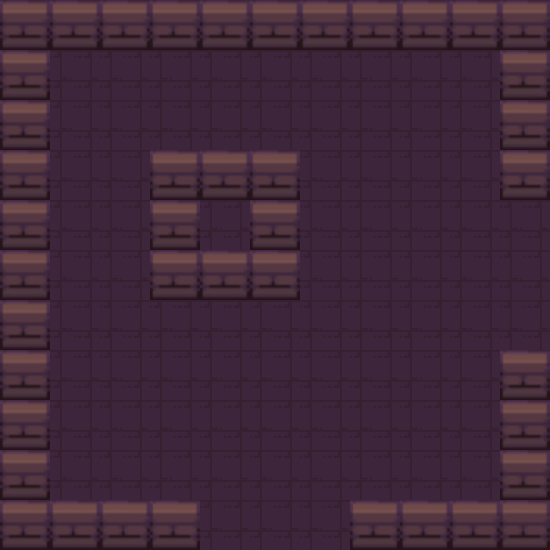

A level layout from a 2D game, rendered from its tile map. Below: a short description, then the map file with its tile-grid data intact:
An orthogonal 11x11 tile map with 50x50 px tiles, 1 tile layer (Capa de patrones 1) and 14 objects (Player, Enemy, Healing, Chest, Ending).

<map version="1.9" tiledversion="1.9.2" orientation="orthogonal" renderorder="right-down" width="11" height="11" tilewidth="50" tileheight="50" infinite="0" nextlayerid="3" nextobjectid="25">
 <tileset firstgid="1" source="dungeonTileSet1.tsx" />
 <layer id="1" name="Capa de patrones 1" width="11" height="11">
  <data encoding="csv">
1,1,1,1,1,1,1,1,1,1,1,
1,2,2,2,2,2,2,2,2,2,1,
1,2,2,2,2,2,2,2,2,2,1,
1,2,2,1,1,1,2,2,2,2,1,
1,2,2,1,2,1,2,2,2,2,2,
1,2,2,1,1,1,2,2,2,2,2,
1,2,2,2,2,2,2,2,2,2,2,
1,2,2,2,2,2,2,2,2,2,1,
1,2,2,2,2,2,2,2,2,2,1,
1,2,2,2,2,2,2,2,2,2,1,
1,1,1,1,2,2,2,1,1,1,1
</data>
 </layer>
 <objectgroup id="2" name="Capa de Objetos 1">
  <object id="1" x="150" y="150">
   <polygon points="0,0 150,0 150,150 0,150 0,0" />
  </object>
  <object id="5" name="Player" x="77.3333" y="80" width="39" height="41" />
  <object id="7" x="200" y="550">
   <polygon points="0,0 0,-50 -150,-50 -150,0" />
  </object>
  <object id="8" x="350" y="500">
   <polygon points="0,0 0,50 200,50 200,0" />
  </object>
  <object id="9" x="500" y="500">
   <polygon points="0,0 0,-150 50,-150 50,0" />
  </object>
  <object id="10" x="500" y="200">
   <polygon points="0,0 0,-200 50,-200 50,0" />
  </object>
  <object id="11" x="500" y="50">
   <polygon points="0,0 0,-50 -450,-50 -450,0" />
  </object>
  <object id="12" name="Enemy" x="350" y="350" width="50" height="50" />
  <object id="13" name="Healing" x="215.184" y="87.0983" width="40.347" height="40.347" />
  <object id="14" name="Chest" x="414.037" y="87.4185" width="40.347" height="40.347" />
  <object id="21" name="Ending" x="58.6667" y="456.667" width="34.6667" height="34" />
  <object id="22" x="0" y="0">
   <polygon points="0,0 50,0 50,250 0,250" />
  </object>
  <object id="23" x="0" y="300">
   <polygon points="0,0 50,0 50,250 0,250" />
  </object>
  <object id="24" x="0" y="250">
   <polygon points="0,0 50,0 50,50 0,50" />
  </object>
 </objectgroup>
</map>
